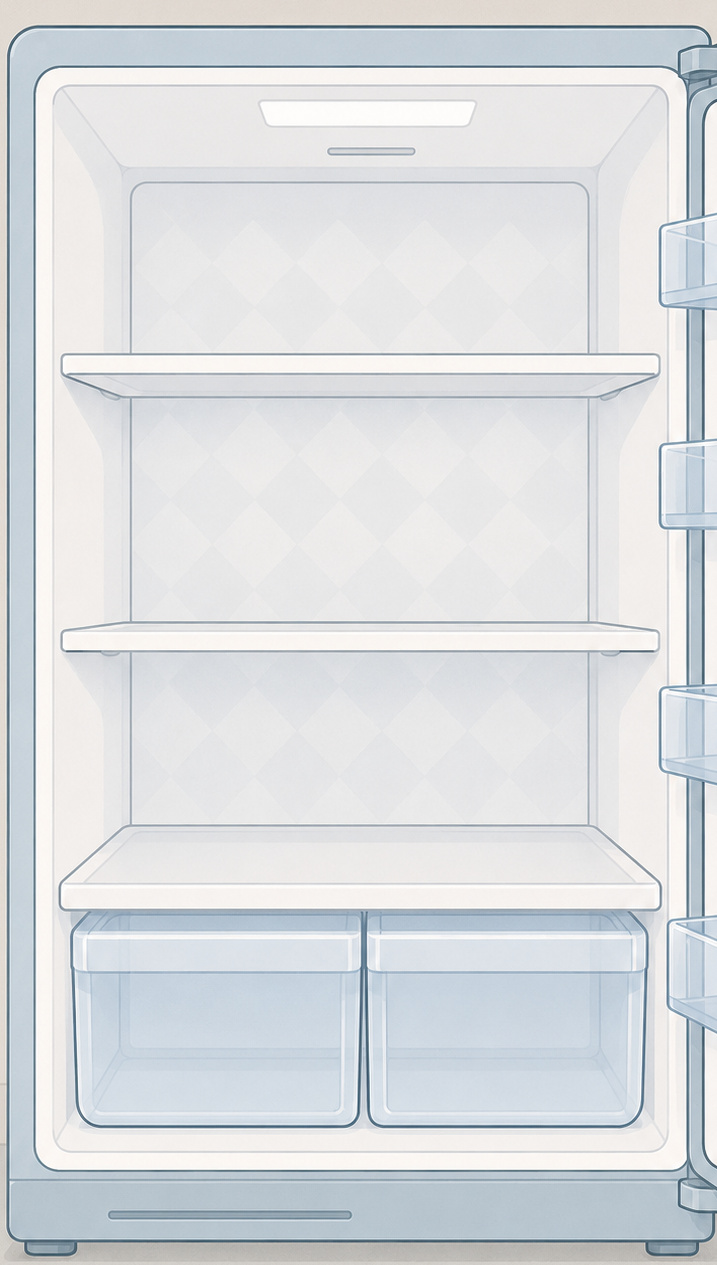
#> input picture images/fridge.png, 717 x 1265 px
$ python grid.py
#> lines starting #> are read from the running program, lines starting #| are printed output that depends on the picture
# -*- coding: utf-8 -*-
"""
Рисует линейку поверх фона холодильника — чтобы снимать координаты полок,
ящиков и тарелок для tools/fridge.py.

    python tools/grid.py            вся картинка, шаг 50
    python tools/grid.py 850 1150   только полоса по высоте, шаг 25

Результат кладётся в tools/grid-preview.png.
"""

import os
import sys
from PIL import Image, ImageDraw

HERE = os.path.dirname(os.path.abspath(__file__))
IMG = os.path.join(os.path.dirname(HERE), "images")

img = Image.open(os.path.join(IMG, "fridge.png")).convert("RGB")
W, H = img.size
#> W = 717; H = 1265

top = int(sys.argv[1]) if len(sys.argv) > 2 else 0
bottom = int(sys.argv[2]) if len(sys.argv) > 2 else H
#> bottom = 1265
step = 25 if len(sys.argv) > 2 else 50

draw = ImageDraw.Draw(img)

for y in range(top, bottom, step):
    strong = y % (step * 4) == 0
    draw.line([(0, y), (W, y)], fill=(220, 40, 40) if strong else (150, 190, 230))
    draw.text((4, y + 2), str(y), fill=(200, 20, 20))

for x in range(0, W, step):
    strong = x % (step * 4) == 0
    draw.line([(x, top), (x, bottom)], fill=(220, 40, 40) if strong else (150, 190, 230))
    draw.text((x + 3, top + 4), str(x), fill=(200, 20, 20))

out = os.path.join(HERE, "grid-preview.png")
img.crop((0, top, W, bottom)).save(out)
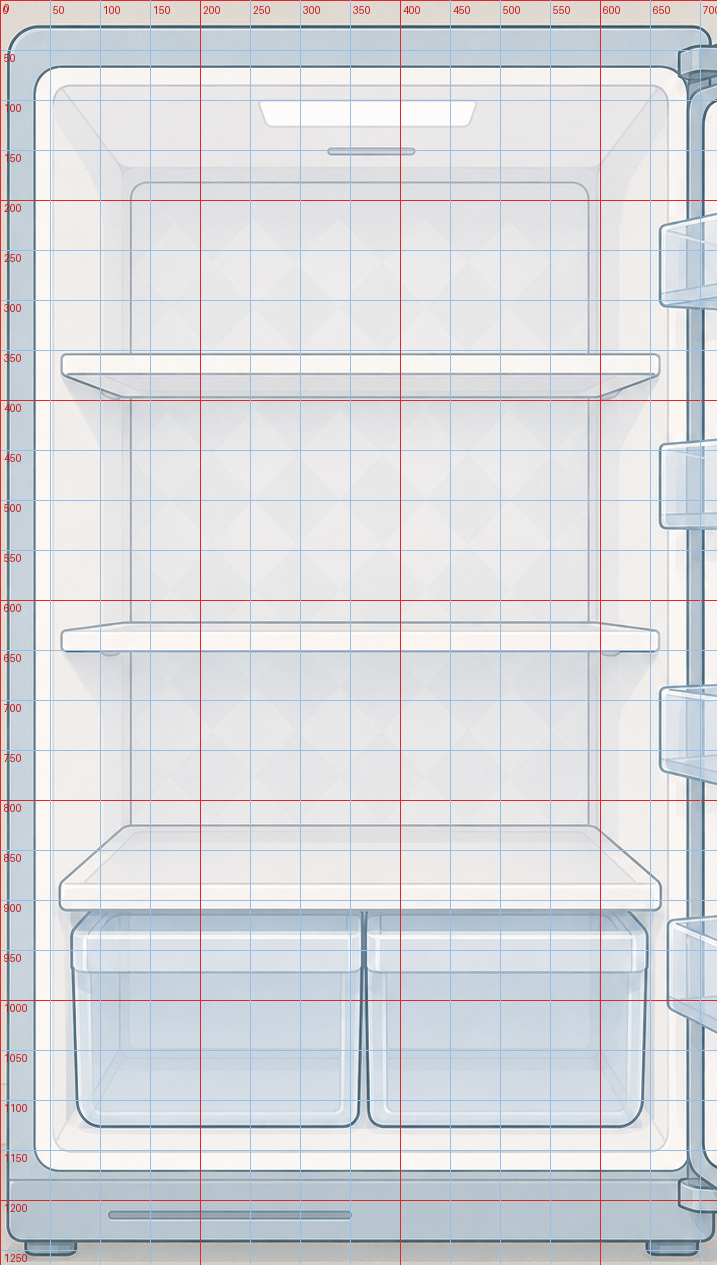
#> saved as grid-preview.png: PIL image 717x1265 RGB; mean R, G, B 216.4, 218, 221.9
print("Картинка %d x %d, линейка от %d до %d" % (W, H, top, bottom))
#| Картинка 717 x 1265, линейка от 0 до 1265
print("Сохранено:", out)

$ run again, with images/cat.png copied over images/fridge.png
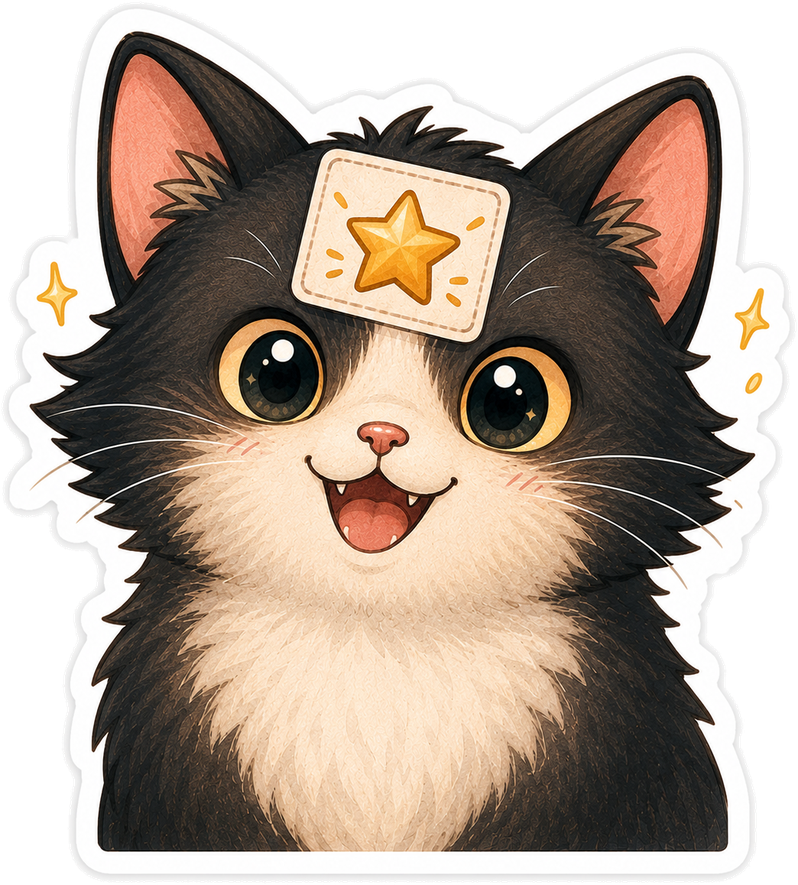
#> input picture images/cat.png, 798 x 885 px, shrunk from 1044 x 1158 before the run
#> `img = Image.open(os.path.join(IMG, "fridge.png")).convert("RGB")`:
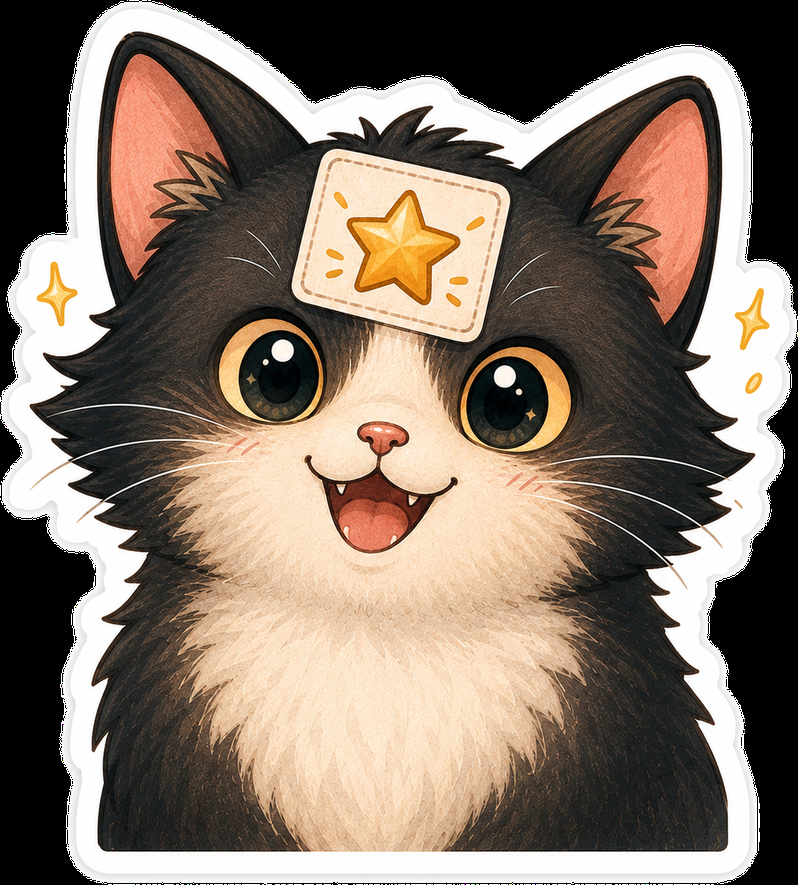
#> img: PIL image 798x885 RGB; mean R, G, B 132, 117.1, 104.5
#> `img.crop((0, top, W, bottom)).save(out)`:
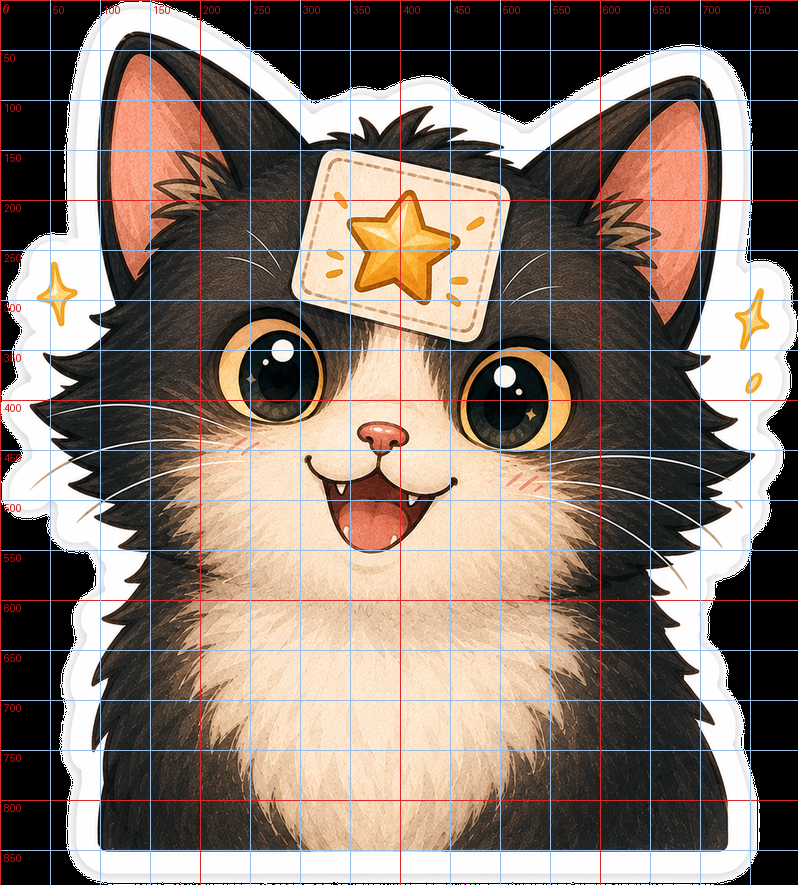
#> saved as grid-preview.png: PIL image 798x885 RGB; mean R, G, B 134, 118.6, 107.7
#| Картинка 798 x 885, линейка от 0 до 885

$ run again, with images/cola.png copied over images/fridge.png
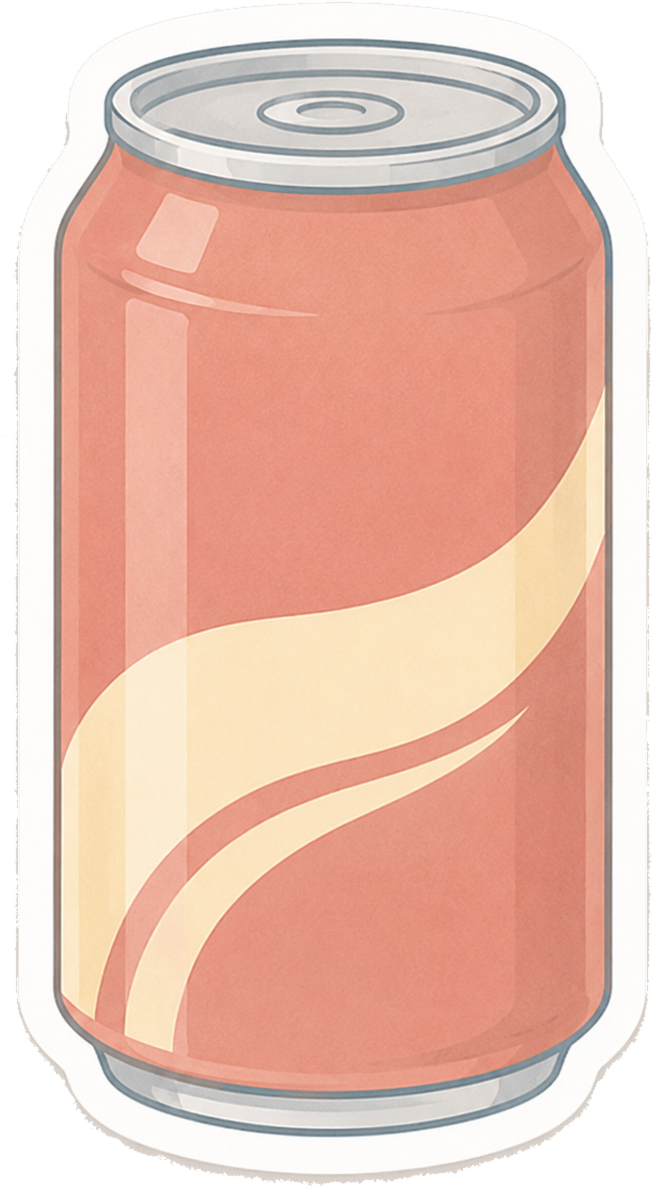
#> input picture images/cola.png, 653 x 1188 px
#> `img = Image.open(os.path.join(IMG, "fridge.png")).convert("RGB")`:
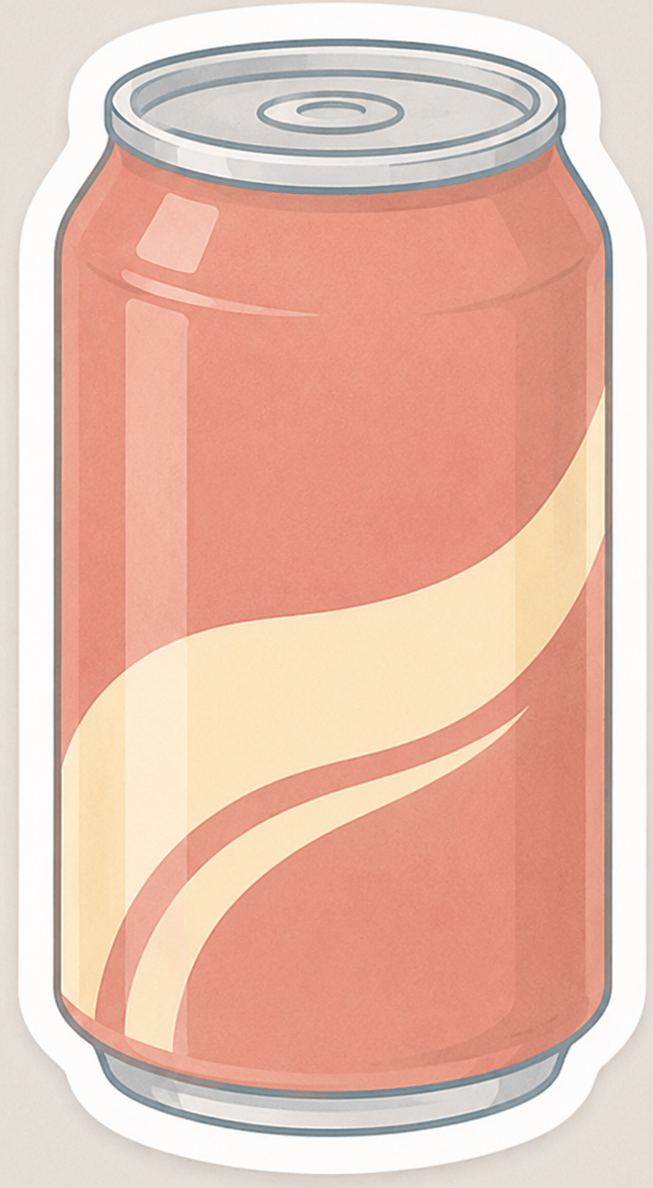
#> img: PIL image 653x1188 RGB; mean R, G, B 230.3, 188.7, 172.5
#> `img.crop((0, top, W, bottom)).save(out)`:
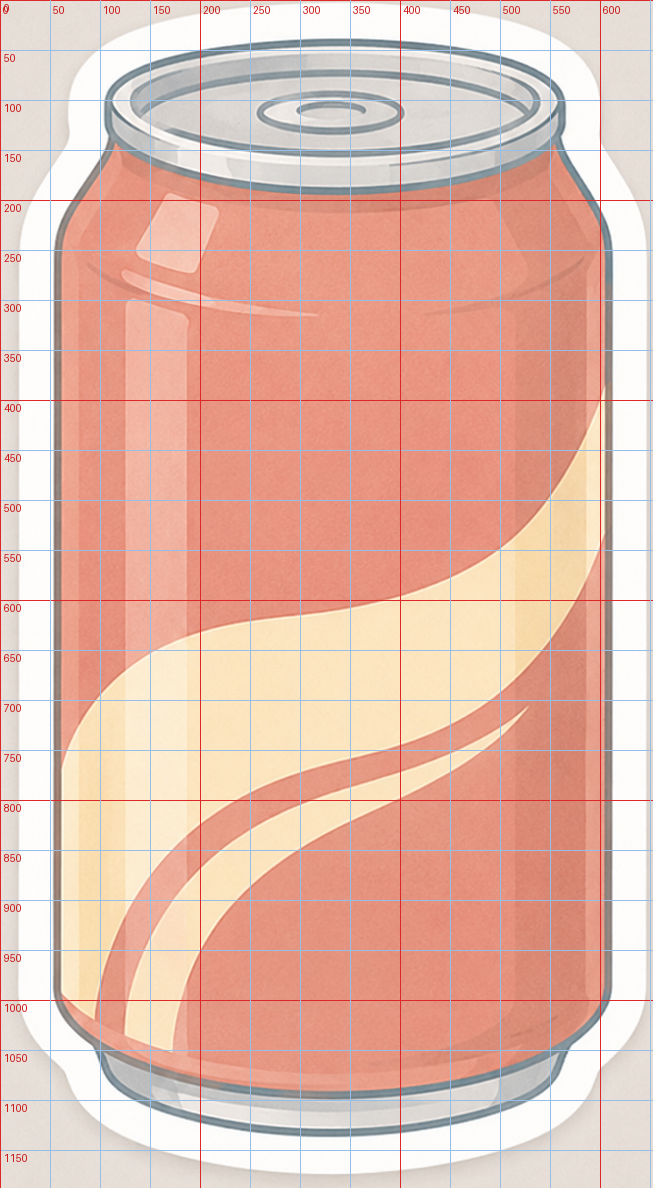
#> saved as grid-preview.png: PIL image 653x1188 RGB; mean R, G, B 227.6, 186.6, 172.3
#| Картинка 653 x 1188, линейка от 0 до 1188
